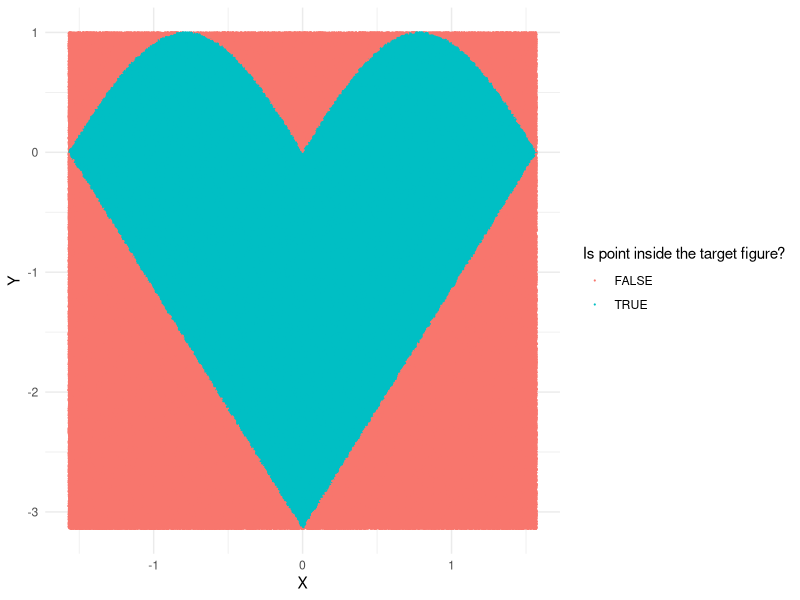

Here is the R script that generated this plot:
## ---- chunk 1
Size <- 1000000
X <- runif(1000000, min = -pi/2, max = pi/2)
Y <- runif(1000000, min = -pi, max = 1)
cat("Total number of points:", Size)
AllPoint <- data.frame(X, Y) #save plots as a 2d frame
## ---- chunk 2
TargetFigure <- Y >= 2*X-pi & Y >= -2*X-pi & Y <= sqrt(sin(2*X)^2)
cat("Number of points inside the target figure:", sum(TargetFigure))
## ---- chunk 3
library(ggplot2)
library(tidyverse)
AllPoint %>%
  ggplot(aes(x = X, y = Y, color = TargetFigure)) +
  geom_point(size = 0.1) +
  scale_colour_discrete("Is point inside the target figure?") +
  theme_minimal()

## ---- chunk 4
Point_Proportion <- sum(TargetFigure) / Size
TotalArea <- (1 + pi)*(pi/2 + pi/2)
TargetArea = TotalArea * Point_Proportion
cat("The area of the analised figure:", TargetArea)
## ---- chunk 5
cat("The area of a figure bounded by curves:", TargetArea)
